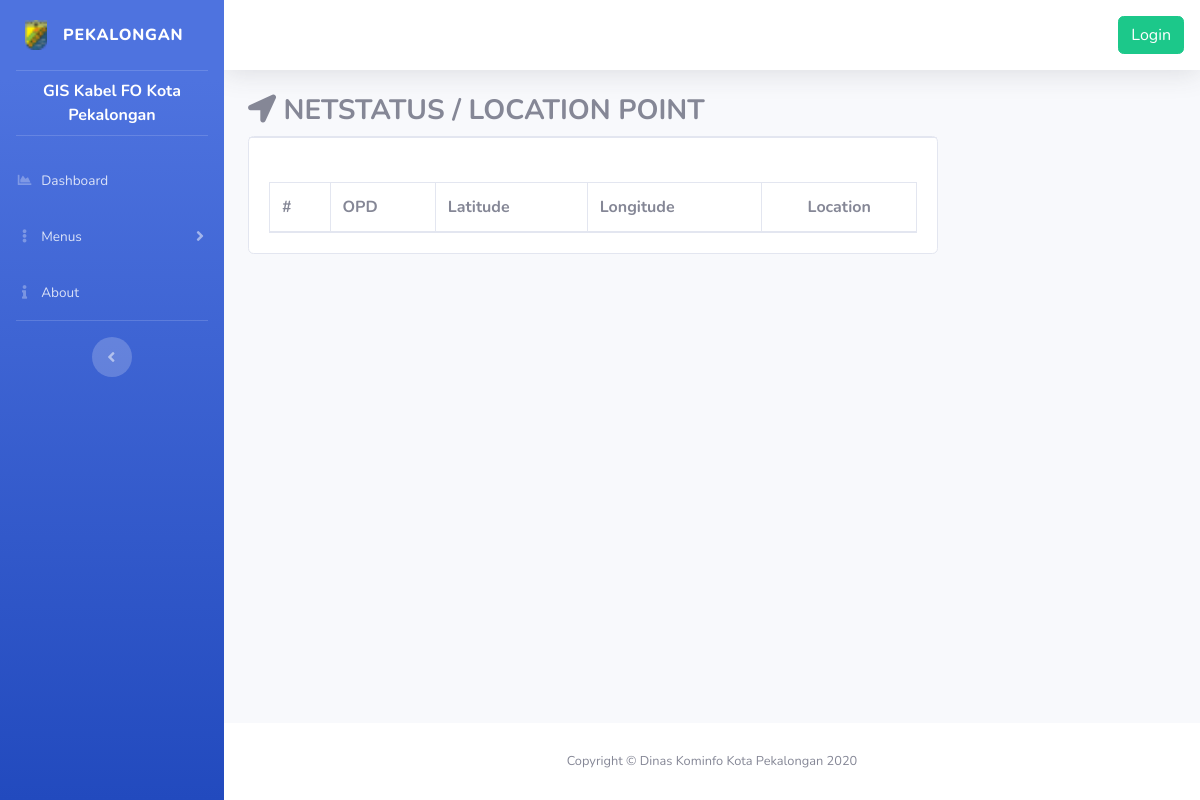
The app's page /index.php/netstatus/location, older data.
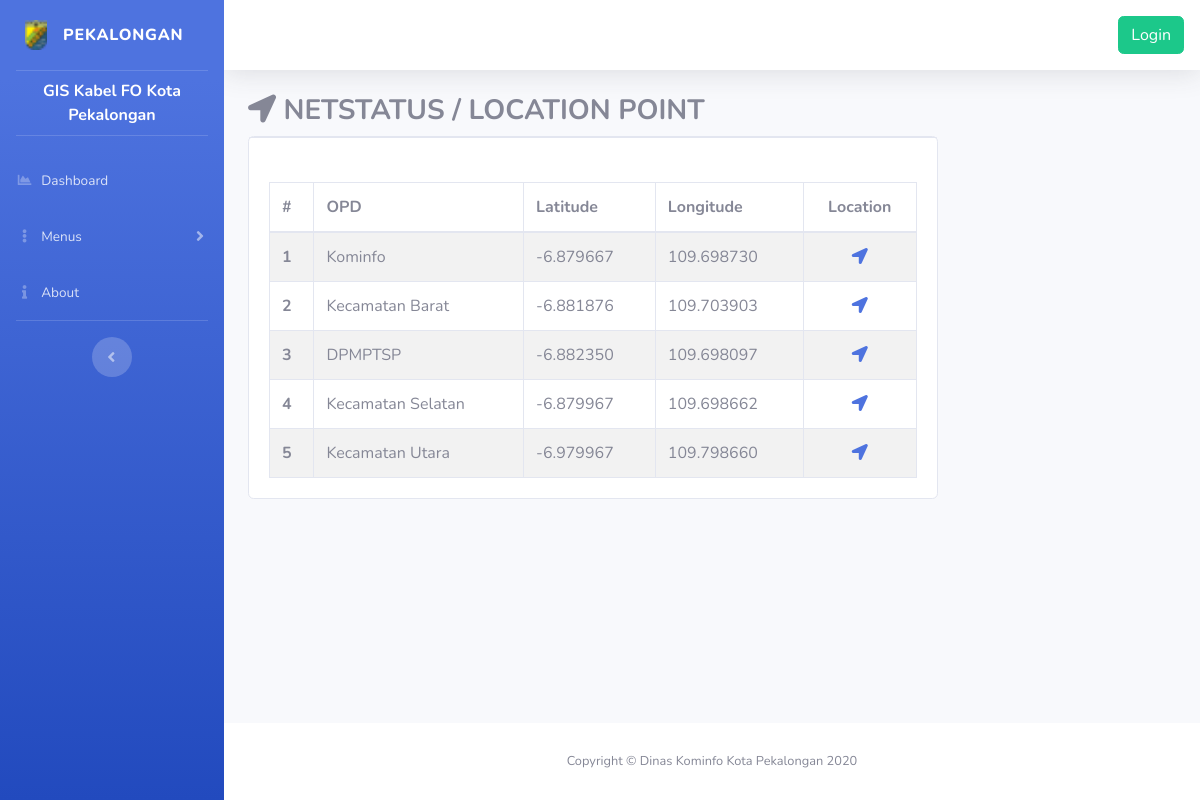
The same page, newer data.
### tables this page shows
CREATE TABLE `data` (
  `id` int(10) NOT NULL,
  `waktu` datetime NOT NULL ON UPDATE CURRENT_TIMESTAMP,
  `id_kecamatan` varchar(255) NOT NULL,
  `opd` varchar(255) NOT NULL,
  `alamat` varchar(255) NOT NULL,
  `cluster` int(3) NOT NULL,
  `kondisi` varchar(4) NOT NULL,
  `jenis_konverter` varchar(6) NOT NULL,
  `jointing1` varchar(100) NOT NULL DEFAULT 'No Jointing',
  `jointing2` varchar(100) NOT NULL DEFAULT 'No Jointing',
  `jointing3` varchar(100) NOT NULL DEFAULT 'No Jointing',
  `ip` varchar(15) NOT NULL,
  `surveyor` text NOT NULL
);

CREATE TABLE `data2` (
  `id` int(50) NOT NULL,
  `foto1` varchar(255) NOT NULL DEFAULT 'no.jpg',
  `foto2` varchar(255) NOT NULL DEFAULT 'no.jpg',
  `foto3` varchar(255) NOT NULL DEFAULT 'no.jpg',
  `foto4` varchar(255) NOT NULL DEFAULT 'no.jpg',
  `latitude` float(10,6) NOT NULL,
  `longitude` float(10,6) NOT NULL
);

### index.php (called while the page is built, shortened)
<?php
require_once BASEPATH.'core/CodeIgniter.php';

### application/models/Home_model.php (called while the page is built, shortened)
<?php
class Home_model extends CI_Model {
	public function location(){
		$data = $this->db->query("SELECT data.opd, data2.latitude, data2.longitude from data INNER JOIN data2 ON data.id = data2.id");
		return $data->result_array();
	}
}

### application/views/home/location.php (the view, shortened to what this page needs)
<div class="container-fluid">
	<h3><strong><span><?= $icon ?></span> <?= $title ?></strong></h3>
	<section class="content">
		<div class="row">
			<div class="col-lg-9 col-md-12 col-sm-12">
				<div class="box-body">
					<div class="card">
						<div class="card-header d-flex p-0">
						</div>
						<div class="card-body">
							<div class="tab-content">
								<br>
								<div>
									<div class="table-wrapper-scroll-y my-custom-scrollbar">
										<table class="table table-bordered table-striped mb-0">
											<thead>
												<tr>
													<th scope="col">#</th>
													<th scope="col">OPD</th>
													<th scope="col">Latitude</th>
													<th scope="col">Longitude</th>
													<th scope="col" class="text-center">Location</th>
												</tr>
											</thead>
											<tbody>
												<?php $i = 1; ?>
												<?php foreach ($location as $l) : ?>
													<tr>
														<th scope="row"><?= $i; ?></th>
														<td><?php echo $l['opd'] ?></td>
														<td><?php echo $l['latitude'] ?></td>
														<td><?php echo $l['longitude'] ?></td>
														<td><center><a target="_blank" href="https://www.google.com/maps/dir//<?php echo $l['latitude'] ?>,<?php echo $l['longitude'] ?>"><i class="fas fa-location-arrow"></i></a></center></td>
													</tr>
													<?php $i++; ?>
												<?php endforeach; ?>
											</tbody>
										</table>
									</div>
								</div>
							</div>
						</div>
					</div>
				</div>
			</section>
	</div>
</div>

Row changes from the older to the newer data that the page shows:
added data: opd "Kominfo", data2.latitude "-6.879667", data2.longitude "109.698730"
added data: opd "Kecamatan Barat", data2.latitude "-6.881876", data2.longitude "109.703903"
added data: opd "DPMPTSP", data2.latitude "-6.882350", data2.longitude "109.698097"
added data: opd "Kecamatan Selatan", data2.latitude "-6.879967", data2.longitude "109.698662"
added data: opd "Kecamatan Utara", data2.latitude "-6.979967", data2.longitude "109.798660"
